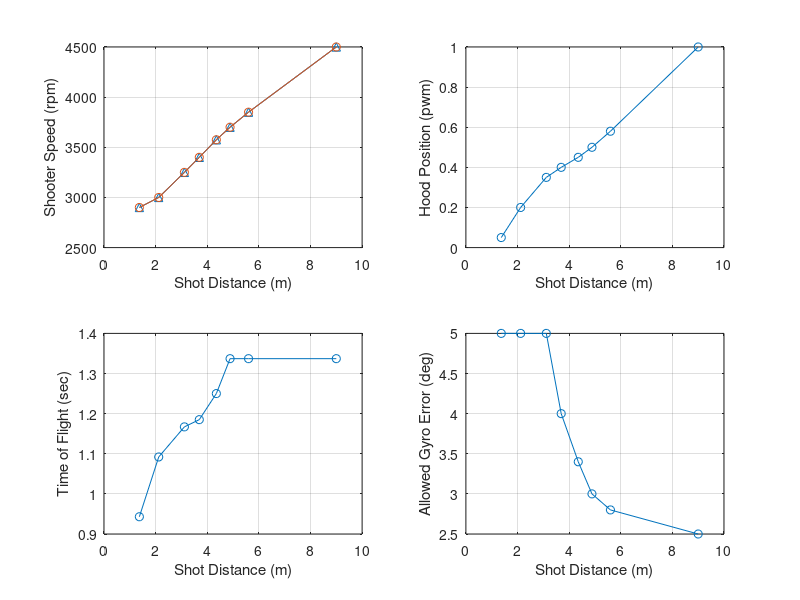

Recreate this plot in MATLAB.
%% Output Overrides
TEST_Output_Override_Flag = 0;
TEST_Transfer_Motor_DC_OV = 0;
TEST_Feeder_Motor_DC_OV = 0;
TEST_Shooter_Motor_DC_Left_OV = 0;
TEST_Shooter_Motor_DC_Center_OV = 0;
TEST_Shooter_Motor_DC_Right_OV = 0;
TEST_Desired_Hood_Enable_OV = 0;
TEST_Desired_Hood_Pos_OV = 0.05;
TEST_Intake_Arm_Motor_DC_OV = 0;
TEST_Intake_Roller_Motor_DC_OV = 0;

%% Field Element Position Data
Field_BlueAllianceZoneX = 182.11*0.0254;            % Meters
Field_RedAllianceZoneX  = (651.22-182.11)*0.0254;    % Meters
Field_Blue_Hub_X        = 182.11*0.0254;             % Meters
Field_Hub_Y             = 158.84*0.0254;             % Meters
Field_Red_Hub_X         = (651.22-182.11)*0.0254;    % Meters
Field_Pass_Y_Top        = (317.69-(49.84/2))*0.0254;
Field_Pass_Y_Bottom     = (49.84/2)*0.0254;
Field_Blue_Pass_X       = (156.61/2)*0.0254;
Field_Red_Pass_X        = (651.22-((156.61/2)))*0.0254;

%% Shooting Control Data
% Targets
Rebuilt_Transfer_Minimum_Factor = 0.8;
Rebuilt_Target_Transfer_Speed = 4000;   % rpm
Rebuilt_Negative_Feeder_Speed = -1000;
Rebuilt_Target_Feeder_Speed = Rebuilt_Target_Transfer_Speed*0.84;  % rpm
% (the 0.84 factor sets feeder belt linear speed to match transfer wheel surface linear speed)
% Assumes 4 inch diameter transfer wheels and 24 tooth pulleys driving the belts

Rebuilt_Shot_Init_Time = 0.4; % Seconds

% Condition Checks
Rebuilt_Shoot_Robot_Velocity_Max = 1.7;   % meter/second
Rebuilt_Shoot_Motor_Max_Error = 100;    % rpm
Rebuilt_Shoot_Hood_Pos_Max_Error = 0.03;    % pwm position

% Check if Hub is Active for Scoring
Time_TeleOp = 160 - 20;
Time_offset = 3;
Time_Transition = 10;
Time_Shift_1 = 35;
Time_Shift_2 = 60;
Time_Shift_3 = 85;
Time_Shift_4 = 110;
Auto_Timer = 30;
Shift_Timer = 25;
End_Game_Timer = 30; 

Rebuilt_Match_Time_TeleOp = Time_TeleOp;
Rebuilt_Match_Time_Transition  = Time_Transition - Time_offset; 
Rebuilt_Match_Time_Shift_1  = Time_Shift_1 - Time_offset; 
Rebuilt_Match_Time_Shift_2  = Time_Shift_2 - Time_offset; 
Rebuilt_Match_Time_Shift_3  = Time_Shift_3 - Time_offset;
Rebuilt_Match_Time_Shift_4  = Time_Shift_4 - Time_offset;
Rebuilt_Match_Time_Auto_Timer  = Auto_Timer - Time_offset;
Rebuilt_Match_Time_Shift_Timer  = Shift_Timer;
Rebuilt_Match_Time_End_Game_Timer = End_Game_Timer + Time_offset; 

clear Time_TeleOp Time_offset Time_Transition Time_Shift_1 Time_Shift_2
clear Time_Shift_3 Time_Shift_4 Auto_Timer Shift_Timer End_Game_Timer

% Iteration error target threshold
Rebuilt_Shoot_Target_Error_Thresh = 0.1;    % Meters

Rebuilt_Des_Gyro_Shoot_Offset = -1;  % Degrees

% Distance (m)
Rebuilt_Shoot_Dist_0 = 1.370;
Rebuilt_Shoot_Dist_1 = 2.120;
Rebuilt_Shoot_Dist_2 = 3.115;
Rebuilt_Shoot_Dist_3 = 3.692;
Rebuilt_Shoot_Dist_4 = 4.353;
Rebuilt_Shoot_Dist_5 = 4.884;
Rebuilt_Shoot_Dist_6 = 5.6;
Rebuilt_Shoot_Dist_7 = 9; %6.5;

% Desired_Shooter_Motor_Speed Init (rpm)
Rebuilt_Shoot_Shooter_Spd_I_0 = 2900;
Rebuilt_Shoot_Shooter_Spd_I_1 = 3000;
Rebuilt_Shoot_Shooter_Spd_I_2 = 3250;
Rebuilt_Shoot_Shooter_Spd_I_3 = 3400;
Rebuilt_Shoot_Shooter_Spd_I_4 = 3575;
Rebuilt_Shoot_Shooter_Spd_I_5 = 3700;
Rebuilt_Shoot_Shooter_Spd_I_6 = 3850;
Rebuilt_Shoot_Shooter_Spd_I_7 = 4500;

% Desired_Shooter_Motor_Speed (rpm)
Rebuilt_Shoot_Shooter_Spd_0 = 2900;
Rebuilt_Shoot_Shooter_Spd_1 = 3000;
Rebuilt_Shoot_Shooter_Spd_2 = 3250;
Rebuilt_Shoot_Shooter_Spd_3 = 3400;
Rebuilt_Shoot_Shooter_Spd_4 = 3575;
Rebuilt_Shoot_Shooter_Spd_5 = 3700;
Rebuilt_Shoot_Shooter_Spd_6 = 3850;
Rebuilt_Shoot_Shooter_Spd_7 = 4500;

% Desired Hood Position (pwm)
Rebuilt_Shoot_Hood_Pos_0 = 0.05;
Rebuilt_Shoot_Hood_Pos_1 = 0.20;
Rebuilt_Shoot_Hood_Pos_2 = 0.35;
Rebuilt_Shoot_Hood_Pos_3 = 0.4;
Rebuilt_Shoot_Hood_Pos_4 = 0.45;
Rebuilt_Shoot_Hood_Pos_5 = 0.5;
Rebuilt_Shoot_Hood_Pos_6 = 0.58;
Rebuilt_Shoot_Hood_Pos_7 = 1;

% Time of Flight (sec)
Rebuilt_Shoot_TOF_0 = 0.943;
Rebuilt_Shoot_TOF_1 = 1.092;
Rebuilt_Shoot_TOF_2 = 1.167;
Rebuilt_Shoot_TOF_3 = 1.185;
Rebuilt_Shoot_TOF_4 = 1.250;
Rebuilt_Shoot_TOF_5 = 1.337;
Rebuilt_Shoot_TOF_6 = 1.337;
Rebuilt_Shoot_TOF_7 = 1.337;

% Allowed Gyro Error (degrees ... convert to radians in model)
Rebuilt_Shoot_Gyro_Err_0 = 5;
Rebuilt_Shoot_Gyro_Err_1 = 5;
Rebuilt_Shoot_Gyro_Err_2 = 5;
Rebuilt_Shoot_Gyro_Err_3 = 4;
Rebuilt_Shoot_Gyro_Err_4 = 3.4;
Rebuilt_Shoot_Gyro_Err_5 = 3;
Rebuilt_Shoot_Gyro_Err_6 = 2.8;
Rebuilt_Shoot_Gyro_Err_7 = 2.5;

% PLOT TABLES
    plot_dist     = [Rebuilt_Shoot_Dist_0 Rebuilt_Shoot_Dist_1 Rebuilt_Shoot_Dist_2 Rebuilt_Shoot_Dist_3 Rebuilt_Shoot_Dist_4 Rebuilt_Shoot_Dist_5 Rebuilt_Shoot_Dist_6 Rebuilt_Shoot_Dist_7];
    plot_shooter_i= [Rebuilt_Shoot_Shooter_Spd_I_0 Rebuilt_Shoot_Shooter_Spd_I_1 Rebuilt_Shoot_Shooter_Spd_I_2 Rebuilt_Shoot_Shooter_Spd_I_3 Rebuilt_Shoot_Shooter_Spd_I_4 Rebuilt_Shoot_Shooter_Spd_I_5 Rebuilt_Shoot_Shooter_Spd_I_6 Rebuilt_Shoot_Shooter_Spd_I_7];
    plot_shooter  = [Rebuilt_Shoot_Shooter_Spd_0 Rebuilt_Shoot_Shooter_Spd_1 Rebuilt_Shoot_Shooter_Spd_2 Rebuilt_Shoot_Shooter_Spd_3 Rebuilt_Shoot_Shooter_Spd_4 Rebuilt_Shoot_Shooter_Spd_5 Rebuilt_Shoot_Shooter_Spd_6 Rebuilt_Shoot_Shooter_Spd_7];
    plot_hood     = [Rebuilt_Shoot_Hood_Pos_0 Rebuilt_Shoot_Hood_Pos_1 Rebuilt_Shoot_Hood_Pos_2 Rebuilt_Shoot_Hood_Pos_3 Rebuilt_Shoot_Hood_Pos_4 Rebuilt_Shoot_Hood_Pos_5 Rebuilt_Shoot_Hood_Pos_6 Rebuilt_Shoot_Hood_Pos_7];
    plot_tof      = [Rebuilt_Shoot_TOF_0 Rebuilt_Shoot_TOF_1 Rebuilt_Shoot_TOF_2 Rebuilt_Shoot_TOF_3 Rebuilt_Shoot_TOF_4 Rebuilt_Shoot_TOF_5 Rebuilt_Shoot_TOF_6 Rebuilt_Shoot_TOF_7];
    plot_gyro_err = [Rebuilt_Shoot_Gyro_Err_0 Rebuilt_Shoot_Gyro_Err_1 Rebuilt_Shoot_Gyro_Err_2 Rebuilt_Shoot_Gyro_Err_3 Rebuilt_Shoot_Gyro_Err_4 Rebuilt_Shoot_Gyro_Err_5 Rebuilt_Shoot_Gyro_Err_6 Rebuilt_Shoot_Gyro_Err_7];
    
    figure(1)
    subplot(2,2,1)
    plot(plot_dist,plot_shooter_i,'-^')
    hold on
    plot(plot_dist,plot_shooter,'-o')
    xlabel('Shot Distance (m)')
    ylabel('Shooter Speed (rpm)')
    grid on
    
    subplot(2,2,2)
    plot(plot_dist,plot_hood,'-o')
    xlabel('Shot Distance (m)')
    ylabel('Hood Position (pwm)')
    grid on
    
    subplot(2,2,3)
    plot(plot_dist,plot_tof,'-o')
    xlabel('Shot Distance (m)')
    ylabel('Time of Flight (sec)')
    grid on
    
    subplot(2,2,4)
    plot(plot_dist,plot_gyro_err,'-o')
    xlabel('Shot Distance (m)')
    ylabel('Allowed Gyro Error (deg)')
    grid on
    
    % need to clear from workspace so not included in code generation
    clear plot_dist plot_shooter plot_hood plot_tof plot_gyro_err

% Control Parameters to Calculate Duty Cycle
Rebuilt_Feeder_Motor_Gain_FF = 1/7854;

Rebuilt_Transfer_Motor_Gain_FF = 1/7854;
Rebuilt_Transfer_Motor_Gain_P = 0.0001;
Rebuilt_Transfer_Motor_Gain_I = 0.001*0.02;
Rebuilt_Transfer_Error_Integral_Enable = 300;

Rebuilt_Shooter_Motor_Gain_FF = 1/6048;
Rebuilt_Shooter_Motor_Gain_P = 0.0005;
Rebuilt_Shooter_Motor_Gain_I = 0.001*0.02;
Rebuilt_Shooter_Error_Integral_Enable = 300;

% Hood Position Servo Properties
Rebuilt_Hood_Servo_Pos_Min = 0.05;
Rebuilt_Hood_Servo_Pos_Max = 1;
Rebuilt_Hood_Servo_Rate_Limit_Inc = 32/50*0.02;   % no load 32 mm/sec, total stroke 50 mm
Rebuilt_Hood_Servo_Rate_Limit_Dec = -Rebuilt_Hood_Servo_Rate_Limit_Inc;

%% Intake
Rebuilt_Intake_Des_Angle_In = 0;
Rebuilt_Intake_Des_Angle_Out = 90;
Rebuilt_Intake_Cycle_Angle_In = 20;
Rebuilt_Intake_Cycle_Angle_Out = 70;

Rebuilt_Intake_RL_Inc = 90/1*0.02;
Rebuilt_Intake_RL_Dec = -90/1*0.02;

Rebuilt_Intake_Arm_Gain_P = 0;
Rebuilt_Intake_Arm_Gain_I = 0;
Rebuilt_Intake_Arm_Gain_D = 0;
Rebuilt_Intake_Arm_Integral_Enable = 0;

Rebuilt_Roller_Desired_Speed = 0;
Rebuilt_Roller_Motor_Gain_FF = 0;
Rebuilt_Roller_Motor_Gain_P = 0;
Rebuilt_Roller_Motor_Gain_I = 0;
Rebuilt_Roller_Error_Integral_Enable = 0;
